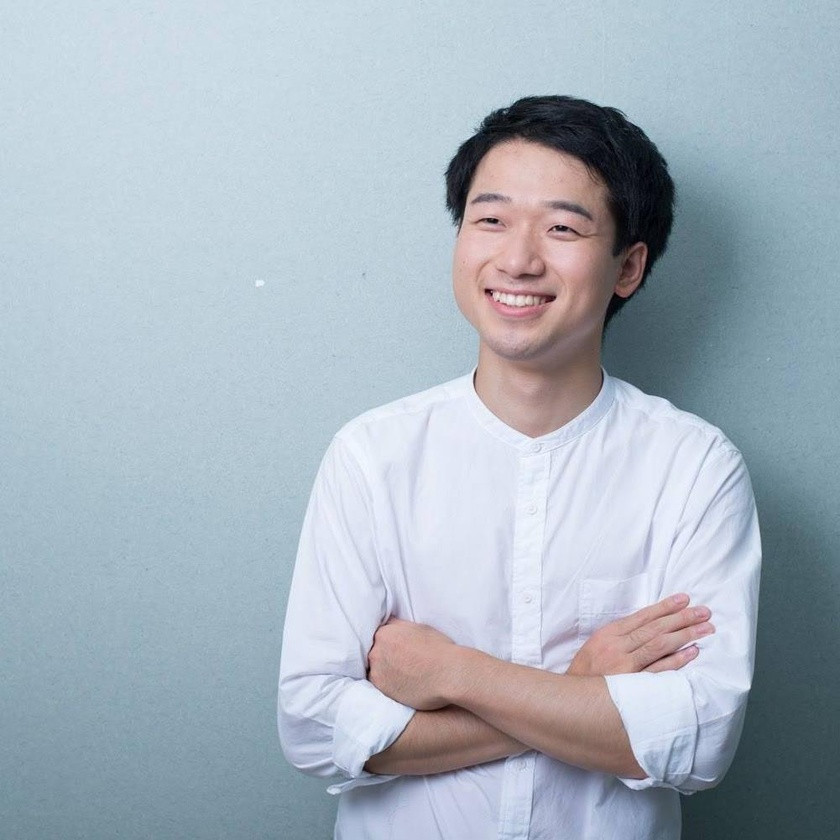
#> input picture zumi0.jpg, 840 x 840 px, shrunk from 1001 x 1001 before the run
$ jupyter execute --allow-errors kmeans.ipynb   (shell and % lines are left out)
#> lines starting #> are read from the running program, lines starting #| are printed output that depends on the picture
[cell 1]
import matplotlib.pyplot as plt
plt.style.use('ggplot')
from sklearn.datasets.samples_generator import make_blobs

#> (a cell that did not finish here is left out)

[cell 3]
import cv2

criteria = (cv2.TERM_CRITERIA_EPS + cv2.TERM_CRITERIA_MAX_ITER,10,1.0)
flags = cv2.KMEANS_RANDOM_CENTERS

[cell 4]
import numpy as np
import collections

#> (the rest of this cell did not finish here and is left out)

[cell 5]
color_codes = {0:'#370d93', 1:'#6b64b0', 2:'#759fdf', 3:'#c5f4f9'}
#> (the rest of this cell did not finish here and is left out)

#> (a cell that did not finish here is left out)

#> (a cell that did not finish here is left out)

#> (a cell that did not finish here is left out)

[cell 9]
img = cv2.imread('./zumi0.jpg', cv2.IMREAD_COLOR)
#> img is the input picture: shape (840, 840, 3); mean B, G, R 190, 179.1, 167.4

[cell 10]
plt.rc('axes', **{'grid':False})

[cell 11]
plt.imshow(cv2.cvtColor(img,cv2.COLOR_BGR2RGB))

[cell 12]
img.shape
#> Out = (840, 840, 3)

[cell 13]
img_data = img / 255.0
img_data = img_data.reshape((-1,3))
img_data.shape
#> Out = (705600, 3)

[cell 14]
def plot_pixels(data, title, colors=None, N=10000):
#> called with data = array of shape (705600, 3), N = 10000
    if colors is None:
        colors = data
    rng = np.random.RandomState(0)
    i = rng.permutation(data.shape[0])[:N]
    colors = colors[i]
    pixel = data[i].T
    R,G,B = pixel[0], pixel[1], pixel[2]
#> R = 10000 values, max 1 at index 2167, min 0.0118 at index 7139, mean 0.747; G = 10000 values, max 0.969 at index 4705, min 0 at index 7139, mean 0.704; B = 10000 values, max 0.949 at index 9793, min 0 at index 2548, mean 0.657
    fig, ax = plt.subplots(1,2,figsize=(16,6))
    ax[0].scatter(R,G,color=colors,marker='.')
    ax[0].set(xlabel='Red',ylabel='Green',xlim=(0,1),ylim=(0,1))
    ax[1].scatter(R,B,color=colors,marker='.')
    ax[1].set(xlabel='Red',ylabel='Blue',xlim=(0,1),ylim=(0,1))
    fig.subtitle(title,size=20)

#> (a cell that did not finish here is left out)

[cell 16]
from sklearn.datasets import load_digits
digits = load_digits()
digits

[cell 17]
criteria = (cv2.TERM_CRITERIA_EPS + cv2.TERM_CRITERIA_MAX_ITER,10,1.0)
flags = cv2.KMEANS_RANDOM_CENTERS

[cell 18]
digits.data = digits.data.astype(np.float32)
compactness, clusters, centers = cv2.kmeans(digits.data,10,None,criteria,10,flags)

[cell 19]
fig, ax = plt.subplots(2,5,figsize=(8,3))
centers = centers.reshape(10,8,8)
for axi, center in zip(ax.flat, centers):
    axi.set(xticks=[],yticks=[])
    axi.imshow(center,interpolation='nearest',cmap=plt.cm.binary)
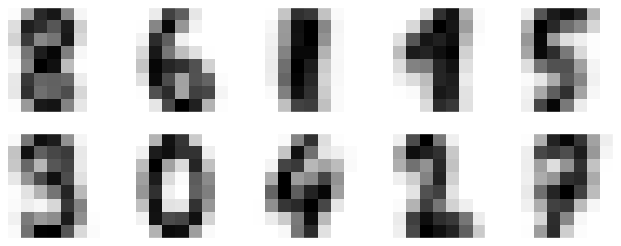
#> figure drawn by matplotlib, 10 panels
